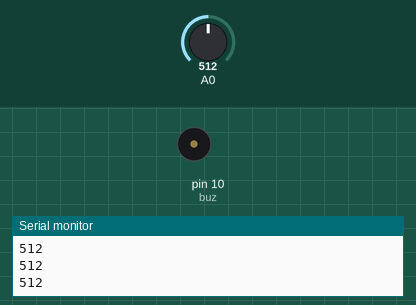
Recording of a sketch running on a simulated Arduino Uno, built with avr-gcc and run on an emulated ATmega328P. Parts: buzzer (waves = sounding, pin HIGH), the last lines printed to the serial monitor. The test bench sets the inputs (shaded band); at power-on: A0 = 512.

Above: at 1.2 s.
1.3 s: A0 set to 584
2.8 s: A0 set to 614
At 4.0 s:
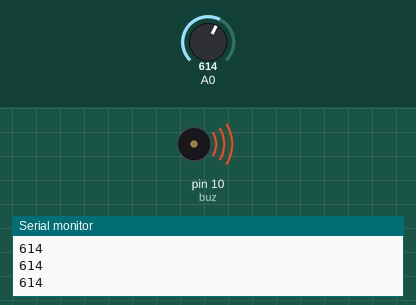
4.3 s: A0 set to 590
At 5.5 s:
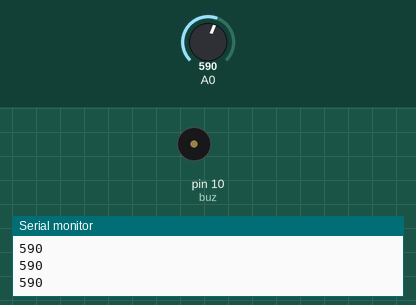
5.8 s: A0 set to 610
At 6.8 s:
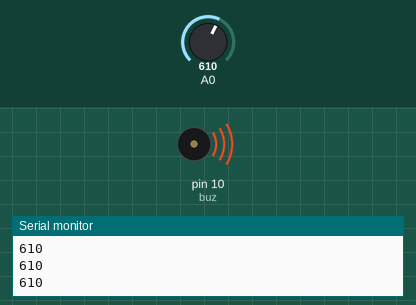
Timing chart, 0 to 8.3 s (numbered marks = the images above; inputs shaded):
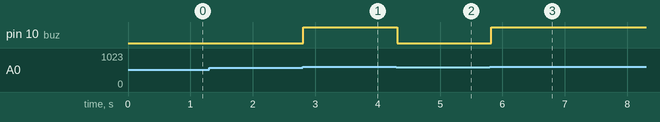

The sketch:

fire_alarm.ino
```cpp
// This code uses photoresistor to detect the excess emission of light
// from fire to start a fire alarm
// The connection is as follows

/*
Connect a photoresistor to 5v output of arduino
connect the other end of the photoresistor to A0
and an active buzzer on pin 10,connect the other terminal of the buzzer to GND


The code will continue to monitor the intensity of light and start the alarm
if the intensity of light increases above a specific threshold

*/

// You can change the buzzer pin to whatever you want
int buz = 10;

// Set the senstivity of circuit a normal range is in between 500-800
// but it can vary depending upon the environment lighting
int THRESHOLD = 600;

void setup() {
  // put your setup code here, to run once:
  Serial.begin(9600);
  pinMode(buz,OUTPUT);
}

void loop() {

  int a = analogRead(A0);

  if (a>THRESHOLD){
    digitalWrite(buz,255);
  }
  else{
    digitalWrite(buz,0);
  }
  Serial.println(a);
  delay(100);
}
```

Measured:
- the behaviour switches between 600 and 601 on A0 (found by bisection; images 0 and 1)
- after the input at 2.8 s, pin 10 (buz): LOW → HIGH at once
- after the input at 4.3 s, pin 10 (buz): HIGH → LOW at once
- after the input at 5.8 s, pin 10 (buz): LOW → HIGH at once
